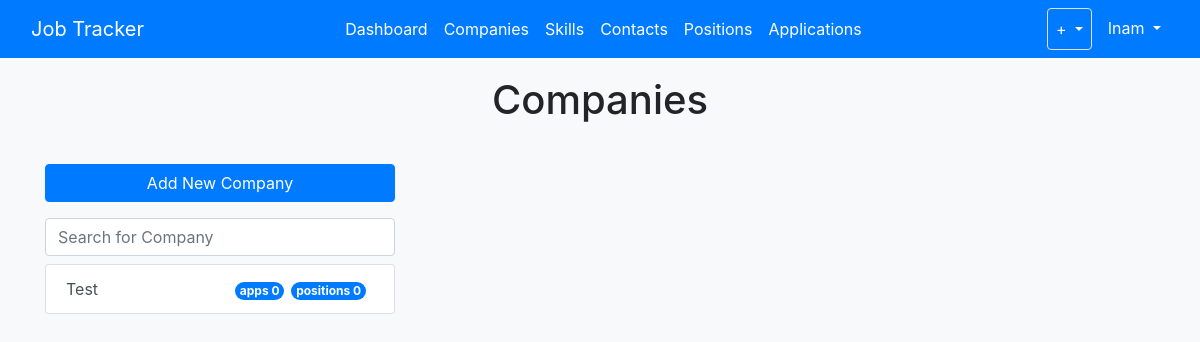
Before: /companies/ (signed in) with the older database file.
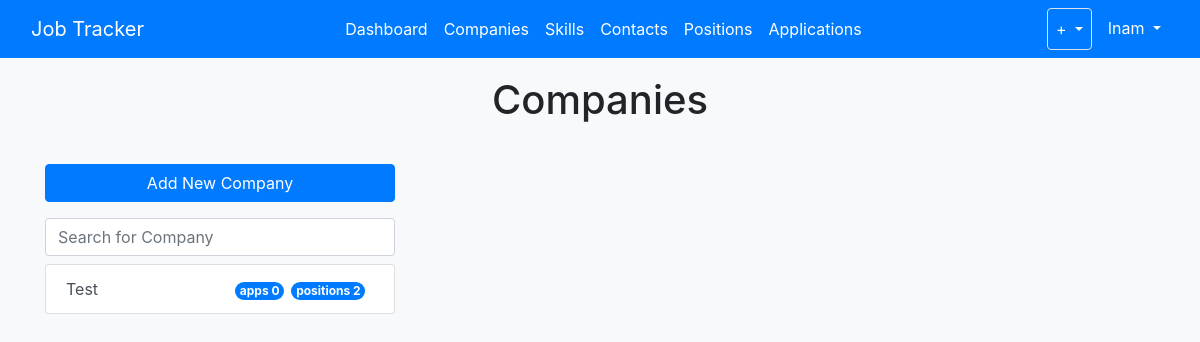
After: the same page with the newer database file.
### jobs/models.py (models this page shows, shortened)
class Company(models.Model):
	INDUSTRY_CHOICES = [
		('tech', 'Tech'),
		('ecommerce', 'Ecommerce'),
		('gaming', 'Gaming'),
		('healthcare', 'Healthcare'),
		('pharma', 'Pharmaceutical'),
		('aerospace', 'Aerospace'),
		('fintech', 'FinTech'),
		('nonprofit', 'Nonprofit'),
		('defense', 'Defense'),
		('other', 'Other'),
	]
	user = models.ForeignKey(
		User,
		on_delete=models.CASCADE,
		default=1)
	name = models.CharField(max_length=100)
	careers_url = models.URLField(max_length=1000, null=True, blank=True)
	industry = models.CharField(choices=INDUSTRY_CHOICES, max_length=100, null=True, blank=True)
	def num_company_apps(self):
		num_apps = 0
		for position in self.position_set.all():
			num_apps += position.num_apps()
		return num_apps

class Position(models.Model):
	user = models.ForeignKey(
		User,
		on_delete=models.CASCADE,
		default=1
		)
	company = models.ForeignKey(
		Company,
		on_delete=models.CASCADE
		)
	position_title = models.CharField(max_length=100)
	position_url = models.URLField(max_length=1000, null=True)
	date_opened = models.DateField(null=True)
	date_closed = models.DateField(null=True, blank=True, default='')
	skills = models.ManyToManyField(Skill, blank=True)
	job_description = models.TextField(null=True)
	def num_apps(self):
		return Application.objects.filter(position=self).count()

### jobs/views.py (the view)
# urls.py: path('companies/', CompanyListView.as_view(), name='jobs-companies'),
class CompanyListView(LoginRequiredMixin, ListView):
    model = Company
    template_name = 'jobs/companies.html'
    context_object_name = 'companies'
    fields = ['name', 'industry', 'careers_url']
    def get_context_data(self, **kwargs):
        context = super().get_context_data(**kwargs)
        return context
    def get_queryset(self):
        return self.model.objects.filter(user=self.request.user)

### jobs/templates/jobs/companies.html (shortened to what this page needs)
{% extends "jobs/base.html" %}
{% block content %}
<div class="container p-3 mb-3">
	<h1 class="text-center">Companies</h1>
</div>
<div class="row">
  	<div class="col-4" id="companieList">
		<a class="btn btn-primary mb-3 btn-block" href="{% url 'jobs-new-company' %}">Add New Company</a>
		<input class="form-control mb-2" id="listSearch" type="text" placeholder="Search for Company">
    	<div class="list-group" id="list-tab" role="tablist">
			{% for company in companies %}
			<a class="list-group-item list-group-item-action searchable" id="list-{{ company.id }}-list" data-bs-toggle="list" href="#list-{{ company.id }}" role="tab" aria-controls="list-{{ company.id }}">
				<div class="row">
					<div class="col-6">
						{{ company.name }}
					</div>
					<div class=col-2>
						<span class="badge bg-primary text-white rounded-pill text-center">apps {{ company.num_company_apps }}</span>
					</div>
					<div class=col-2>
						<span class="badge bg-primary text-white rounded-pill">positions {{ company.position_set.count }}</span>
					</div>
				</div>
			</a>
			{% endfor %}
    	</div>
  	</div>
  	<div class="col-8">
  	</div>
</div>
{% endblock content %}

Changed rows visible on the page:
changed Company "Test": position_set.count "0" → "2"
